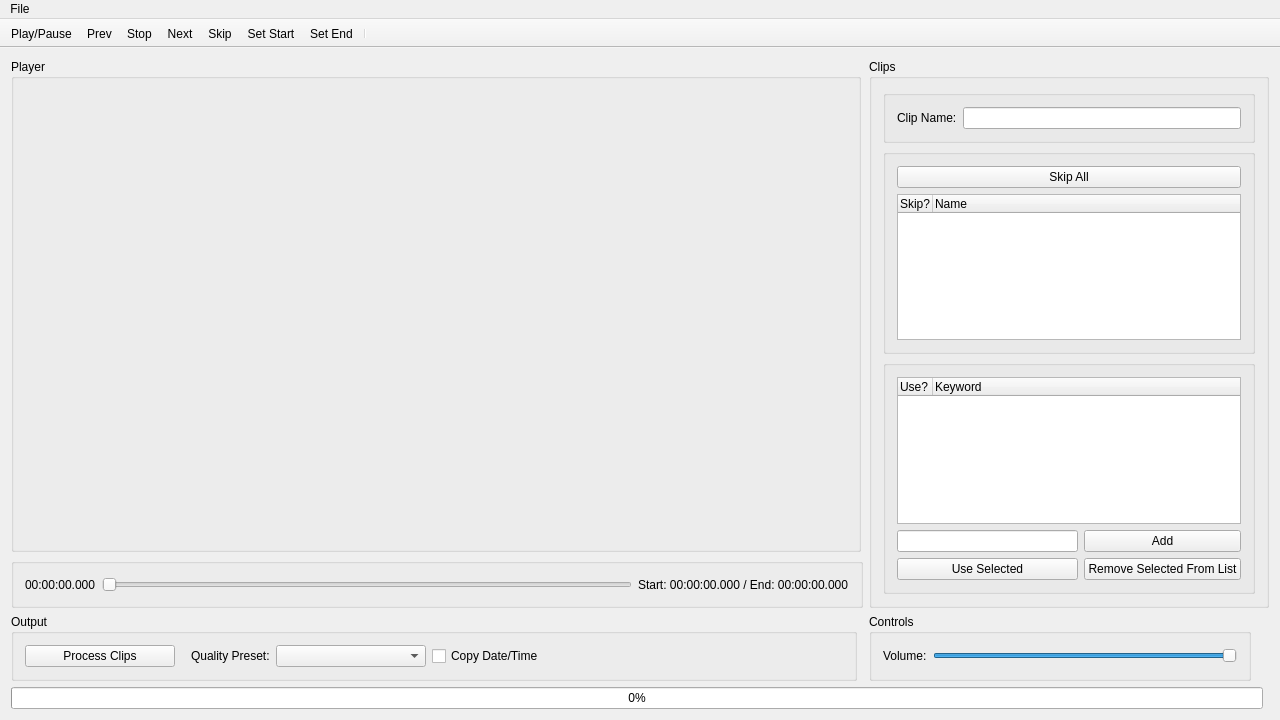
<?xml version="1.0" encoding="UTF-8"?>
<ui version="4.0">
 <class>ClipCutterWindow</class>
 <widget class="QMainWindow" name="ClipCutterWindow">
  <property name="geometry">
   <rect>
    <x>0</x>
    <y>0</y>
    <width>1280</width>
    <height>720</height>
   </rect>
  </property>
  <property name="minimumSize">
   <size>
    <width>1280</width>
    <height>720</height>
   </size>
  </property>
  <property name="acceptDrops">
   <bool>true</bool>
  </property>
  <property name="windowTitle">
   <string>ClipCutter</string>
  </property>
  <property name="toolTipDuration">
   <number>0</number>
  </property>
  <property name="styleSheet">
   <string notr="true"/>
  </property>
  <widget class="QWidget" name="centralWidget">
   <layout class="QGridLayout" name="gridLayout">
    <item row="4" column="4" rowspan="2" colspan="4">
     <widget class="QGroupBox" name="clipsBox">
      <property name="minimumSize">
       <size>
        <width>400</width>
        <height>0</height>
       </size>
      </property>
      <property name="maximumSize">
       <size>
        <width>400</width>
        <height>16777215</height>
       </size>
      </property>
      <property name="title">
       <string>Clips</string>
      </property>
      <layout class="QGridLayout" name="gridLayout_2">
       <item row="2" column="0">
        <widget class="QGroupBox" name="clipsGroupBox">
         <property name="title">
          <string/>
         </property>
         <layout class="QGridLayout" name="gridLayout_3">
          <item row="4" column="0">
           <widget class="QTreeWidget" name="clipsTree">
            <property name="indentation">
             <number>0</number>
            </property>
            <property name="animated">
             <bool>false</bool>
            </property>
            <property name="headerHidden">
             <bool>false</bool>
            </property>
            <property name="expandsOnDoubleClick">
             <bool>true</bool>
            </property>
            <attribute name="headerDefaultSectionSize">
             <number>35</number>
            </attribute>
            <column>
             <property name="text">
              <string>Skip?</string>
             </property>
            </column>
            <column>
             <property name="text">
              <string>Name</string>
             </property>
            </column>
           </widget>
          </item>
          <item row="3" column="0">
           <widget class="QPushButton" name="skipAllButton">
            <property name="text">
             <string>Skip All</string>
            </property>
           </widget>
          </item>
         </layout>
        </widget>
       </item>
       <item row="1" column="0">
        <widget class="QGroupBox" name="clipNameBox">
         <property name="title">
          <string/>
         </property>
         <layout class="QGridLayout" name="gridLayout_5">
          <item row="0" column="1">
           <widget class="QLineEdit" name="clipNameEdit"/>
          </item>
          <item row="0" column="0">
           <widget class="QLabel" name="clipNameLabel">
            <property name="maximumSize">
             <size>
              <width>16777215</width>
              <height>16777215</height>
             </size>
            </property>
            <property name="text">
             <string>Clip Name:</string>
            </property>
           </widget>
          </item>
         </layout>
        </widget>
       </item>
       <item row="3" column="0">
        <widget class="QGroupBox" name="keywordsGroupBox">
         <property name="title">
          <string/>
         </property>
         <layout class="QGridLayout" name="gridLayout_4">
          <property name="sizeConstraint">
           <enum>QLayout::SetDefaultConstraint</enum>
          </property>
          <item row="0" column="0" colspan="3">
           <widget class="QTreeWidget" name="keywordsTree">
            <property name="indentation">
             <number>0</number>
            </property>
            <property name="sortingEnabled">
             <bool>false</bool>
            </property>
            <property name="animated">
             <bool>false</bool>
            </property>
            <property name="headerHidden">
             <bool>false</bool>
            </property>
            <property name="expandsOnDoubleClick">
             <bool>true</bool>
            </property>
            <property name="columnCount">
             <number>2</number>
            </property>
            <attribute name="headerDefaultSectionSize">
             <number>35</number>
            </attribute>
            <column>
             <property name="text">
              <string>Use?</string>
             </property>
            </column>
            <column>
             <property name="text">
              <string>Keyword</string>
             </property>
            </column>
           </widget>
          </item>
          <item row="1" column="0">
           <widget class="QLineEdit" name="keywordEdit"/>
          </item>
          <item row="1" column="1" colspan="2">
           <widget class="QPushButton" name="buttonAddKeyword">
            <property name="text">
             <string>Add</string>
            </property>
           </widget>
          </item>
          <item row="2" column="0">
           <widget class="QPushButton" name="buttonUseSelected">
            <property name="text">
             <string>Use Selected</string>
            </property>
           </widget>
          </item>
          <item row="2" column="1" colspan="2">
           <widget class="QPushButton" name="buttonRemoveSelected">
            <property name="text">
             <string>Remove Selected From List</string>
            </property>
           </widget>
          </item>
         </layout>
        </widget>
       </item>
      </layout>
     </widget>
    </item>
    <item row="6" column="2">
     <widget class="QGroupBox" name="processButtonBox">
      <property name="maximumSize">
       <size>
        <width>600050</width>
        <height>70</height>
       </size>
      </property>
      <property name="styleSheet">
       <string notr="true"/>
      </property>
      <property name="title">
       <string>Output</string>
      </property>
      <layout class="QHBoxLayout" name="horizontalLayout">
       <item>
        <widget class="QPushButton" name="processButton">
         <property name="minimumSize">
          <size>
           <width>150</width>
           <height>0</height>
          </size>
         </property>
         <property name="maximumSize">
          <size>
           <width>150</width>
           <height>16777215</height>
          </size>
         </property>
         <property name="text">
          <string>Process Clips</string>
         </property>
        </widget>
       </item>
       <item>
        <spacer name="horizontalSpacer_2">
         <property name="orientation">
          <enum>Qt::Horizontal</enum>
         </property>
         <property name="sizeType">
          <enum>QSizePolicy::Fixed</enum>
         </property>
         <property name="sizeHint" stdset="0">
          <size>
           <width>10</width>
           <height>20</height>
          </size>
         </property>
        </spacer>
       </item>
       <item>
        <widget class="QLabel" name="qualityLabel">
         <property name="maximumSize">
          <size>
           <width>80</width>
           <height>16777215</height>
          </size>
         </property>
         <property name="text">
          <string>Quality Preset:</string>
         </property>
        </widget>
       </item>
       <item>
        <widget class="QComboBox" name="qualityCombo">
         <property name="minimumSize">
          <size>
           <width>150</width>
           <height>0</height>
          </size>
         </property>
         <property name="maximumSize">
          <size>
           <width>150</width>
           <height>16777215</height>
          </size>
         </property>
         <property name="toolTip">
          <string>&lt;html&gt;&lt;head/&gt;&lt;body&gt;&lt;p&gt;&lt;span style=&quot; font-weight:700;&quot;&gt;Copy&lt;/span&gt; - Very fast, and maintains original quality. Copies all video and audio data directly, may result in out-of-sync video/audio in some cases.&lt;br/&gt;&lt;br/&gt;&lt;span style=&quot; font-weight:700;&quot;&gt;Lowest&lt;/span&gt; - Quickest processing, worse looking video, and possibly larger file size.&lt;br/&gt;&lt;br/&gt;&lt;span style=&quot; font-weight:700;&quot;&gt;Low, Medium, High &lt;/span&gt;- Self explanatory in-betweens.&lt;br/&gt;&lt;br/&gt;&lt;span style=&quot; font-weight:700;&quot;&gt;Best&lt;/span&gt; - Slowest processing, better looking video, and possibly smaller file size.&lt;/p&gt;&lt;/body&gt;&lt;/html&gt;</string>
         </property>
         <property name="statusTip">
          <string/>
         </property>
         <property name="editable">
          <bool>false</bool>
         </property>
         <property name="currentText">
          <string/>
         </property>
         <property name="currentIndex">
          <number>-1</number>
         </property>
         <property name="placeholderText">
          <string>Select quality preset</string>
         </property>
        </widget>
       </item>
       <item>
        <widget class="QCheckBox" name="checkboxCopyMetadata">
         <property name="maximumSize">
          <size>
           <width>110</width>
           <height>16777215</height>
          </size>
         </property>
         <property name="toolTip">
          <string>If enabled, ClipCutter will copy the date/time information from the source videos onto the trimmed videos</string>
         </property>
         <property name="text">
          <string>Copy Date/Time</string>
         </property>
        </widget>
       </item>
       <item>
        <spacer name="horizontalSpacer">
         <property name="orientation">
          <enum>Qt::Horizontal</enum>
         </property>
         <property name="sizeHint" stdset="0">
          <size>
           <width>40</width>
           <height>20</height>
          </size>
         </property>
        </spacer>
       </item>
      </layout>
     </widget>
    </item>
    <item row="8" column="2" colspan="5">
     <widget class="QProgressBar" name="progressBar">
      <property name="value">
       <number>0</number>
      </property>
     </widget>
    </item>
    <item row="6" column="4">
     <widget class="QGroupBox" name="volumeBox">
      <property name="maximumSize">
       <size>
        <width>400</width>
        <height>70</height>
       </size>
      </property>
      <property name="styleSheet">
       <string notr="true"/>
      </property>
      <property name="title">
       <string>Controls</string>
      </property>
      <layout class="QGridLayout" name="gridLayout_7">
       <item row="0" column="0">
        <widget class="QLabel" name="volumeLabel">
         <property name="text">
          <string>Volume:</string>
         </property>
        </widget>
       </item>
       <item row="0" column="1">
        <widget class="QSlider" name="volumeSlider">
         <property name="accessibleName">
          <string/>
         </property>
         <property name="maximum">
          <number>100</number>
         </property>
         <property name="value">
          <number>100</number>
         </property>
         <property name="orientation">
          <enum>Qt::Horizontal</enum>
         </property>
        </widget>
       </item>
      </layout>
     </widget>
    </item>
    <item row="4" column="2">
     <widget class="QGroupBox" name="playerBox">
      <property name="minimumSize">
       <size>
        <width>850</width>
        <height>0</height>
       </size>
      </property>
      <property name="title">
       <string>Player</string>
      </property>
      <layout class="QGridLayout" name="playerLayout"/>
     </widget>
    </item>
    <item row="5" column="2" colspan="2">
     <widget class="QGroupBox" name="timelineBox">
      <property name="maximumSize">
       <size>
        <width>16777215</width>
        <height>50</height>
       </size>
      </property>
      <property name="title">
       <string/>
      </property>
      <layout class="QGridLayout" name="gridLayout_6">
       <item row="0" column="1">
        <widget class="QSlider" name="timelineSlider">
         <property name="styleSheet">
          <string notr="true"/>
         </property>
         <property name="maximum">
          <number>1</number>
         </property>
         <property name="value">
          <number>0</number>
         </property>
         <property name="orientation">
          <enum>Qt::Horizontal</enum>
         </property>
        </widget>
       </item>
       <item row="0" column="2">
        <widget class="QLabel" name="startEndLabel">
         <property name="text">
          <string>Start: 00:00:00.000 / End: 00:00:00.000</string>
         </property>
        </widget>
       </item>
       <item row="0" column="0">
        <widget class="QLabel" name="timelineLabel">
         <property name="text">
          <string>00:00:00.000</string>
         </property>
        </widget>
       </item>
      </layout>
     </widget>
    </item>
   </layout>
  </widget>
  <widget class="QToolBar" name="toolBar">
   <property name="windowTitle">
    <string>toolBar</string>
   </property>
   <property name="movable">
    <bool>false</bool>
   </property>
   <attribute name="toolBarArea">
    <enum>TopToolBarArea</enum>
   </attribute>
   <attribute name="toolBarBreak">
    <bool>false</bool>
   </attribute>
   <addaction name="actionPlayPause"/>
   <addaction name="actionPrev"/>
   <addaction name="actionStop"/>
   <addaction name="actionNext"/>
   <addaction name="actionSkip"/>
   <addaction name="actionSetStart"/>
   <addaction name="actionSetEnd"/>
   <addaction name="separator"/>
  </widget>
  <widget class="QMenuBar" name="menuBar">
   <property name="geometry">
    <rect>
     <x>0</x>
     <y>0</y>
     <width>1280</width>
     <height>21</height>
    </rect>
   </property>
   <widget class="QMenu" name="menuFile">
    <property name="title">
     <string>File</string>
    </property>
    <addaction name="actionOpenFolder"/>
    <addaction name="actionOpenFiles"/>
    <addaction name="separator"/>
    <addaction name="actionProcessClips"/>
    <addaction name="separator"/>
    <addaction name="actionPlayPause"/>
    <addaction name="actionNext"/>
    <addaction name="actionPrev"/>
    <addaction name="actionSkip"/>
    <addaction name="actionStop"/>
    <addaction name="actionSetStart"/>
    <addaction name="actionSetEnd"/>
   </widget>
   <addaction name="menuFile"/>
  </widget>
  <action name="actionOpenFolder">
   <property name="icon">
    <iconset resource="ClipCutterResources.qrc">
     <normaloff>:/icons/icons/folder-open-regular.svg</normaloff>:/icons/icons/folder-open-regular.svg</iconset>
   </property>
   <property name="text">
    <string>Open Folder</string>
   </property>
   <property name="toolTip">
    <string>Open Folder (Ctrl + O)</string>
   </property>
   <property name="shortcut">
    <string>Ctrl+O</string>
   </property>
  </action>
  <action name="actionPlayPause">
   <property name="icon">
    <iconset resource="ClipCutterResources.qrc">
     <normaloff>:/icons/icons/play-solid.svg</normaloff>:/icons/icons/play-solid.svg</iconset>
   </property>
   <property name="text">
    <string>Play/Pause</string>
   </property>
   <property name="toolTip">
    <string>Play/Pause (Spacebar)</string>
   </property>
   <property name="shortcut">
    <string>Space</string>
   </property>
  </action>
  <action name="actionNext">
   <property name="icon">
    <iconset resource="ClipCutterResources.qrc">
     <normaloff>:/icons/icons/forward-step-solid.svg</normaloff>:/icons/icons/forward-step-solid.svg</iconset>
   </property>
   <property name="text">
    <string>Next</string>
   </property>
   <property name="toolTip">
    <string>Next Clip (E)</string>
   </property>
   <property name="shortcut">
    <string>E</string>
   </property>
  </action>
  <action name="actionPrev">
   <property name="icon">
    <iconset resource="ClipCutterResources.qrc">
     <normaloff>:/icons/icons/backward-step-solid.svg</normaloff>:/icons/icons/backward-step-solid.svg</iconset>
   </property>
   <property name="text">
    <string>Prev</string>
   </property>
   <property name="toolTip">
    <string>Prev Clip (Q)</string>
   </property>
   <property name="shortcut">
    <string>Q</string>
   </property>
  </action>
  <action name="actionSetStart">
   <property name="icon">
    <iconset resource="ClipCutterResources.qrc">
     <normaloff>:/icons/icons/s-solid.svg</normaloff>:/icons/icons/s-solid.svg</iconset>
   </property>
   <property name="text">
    <string>Set Start</string>
   </property>
   <property name="toolTip">
    <string>Set Start (A)</string>
   </property>
   <property name="shortcut">
    <string>A</string>
   </property>
  </action>
  <action name="actionSetEnd">
   <property name="icon">
    <iconset resource="ClipCutterResources.qrc">
     <normaloff>:/icons/icons/e-solid.svg</normaloff>:/icons/icons/e-solid.svg</iconset>
   </property>
   <property name="text">
    <string>Set End</string>
   </property>
   <property name="toolTip">
    <string>Set End (D)</string>
   </property>
   <property name="shortcut">
    <string>D</string>
   </property>
  </action>
  <action name="actionStop">
   <property name="icon">
    <iconset resource="ClipCutterResources.qrc">
     <normaloff>:/icons/icons/stop-solid.svg</normaloff>:/icons/icons/stop-solid.svg</iconset>
   </property>
   <property name="text">
    <string>Stop</string>
   </property>
   <property name="toolTip">
    <string>Stop (S)</string>
   </property>
   <property name="shortcut">
    <string>S</string>
   </property>
  </action>
  <action name="actionSkip">
   <property name="icon">
    <iconset resource="ClipCutterResources.qrc">
     <normaloff>:/icons/icons/forward-fast-solid.svg</normaloff>:/icons/icons/forward-fast-solid.svg</iconset>
   </property>
   <property name="text">
    <string>Skip</string>
   </property>
   <property name="toolTip">
    <string>Mark as skipped, and go to next clip (Ctrl + E)</string>
   </property>
   <property name="shortcut">
    <string>Ctrl+E</string>
   </property>
  </action>
  <action name="actionOpenFiles">
   <property name="icon">
    <iconset resource="ClipCutterResources.qrc">
     <normaloff>:/icons/icons/folder-open-regular.svg</normaloff>:/icons/icons/folder-open-regular.svg</iconset>
   </property>
   <property name="text">
    <string>Open File(s)</string>
   </property>
   <property name="toolTip">
    <string>Load Files into ClipCutter's video list (Ctrl + Alt + O)</string>
   </property>
   <property name="shortcut">
    <string>Ctrl+Alt+O</string>
   </property>
  </action>
  <action name="actionProcessClips">
   <property name="text">
    <string>Process Clips</string>
   </property>
   <property name="toolTip">
    <string>Process clips in the video list (Ctrl + P)</string>
   </property>
   <property name="shortcut">
    <string>Ctrl+P</string>
   </property>
   <property name="menuRole">
    <enum>QAction::NoRole</enum>
   </property>
  </action>
 </widget>
 <layoutdefault spacing="6" margin="11"/>
 <resources>
  <include location="ClipCutterResources.qrc"/>
 </resources>
 <connections/>
</ui>
